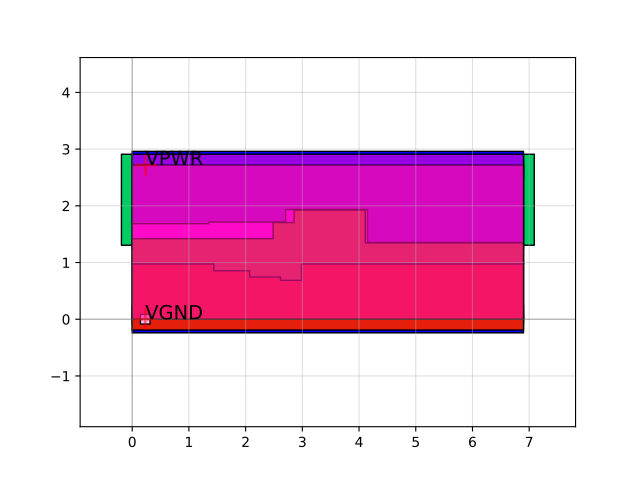

Reproduce this figure in Python.
import sky130

c = sky130.components.sky130_fd_sc_hd__dlxtn_4()
c.plot()
